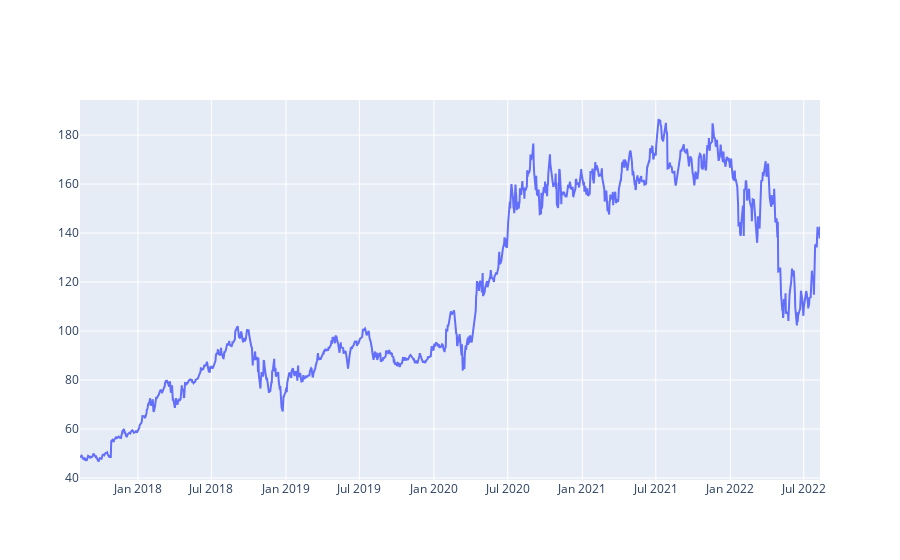

Write notebook code for a chart like this one.
### Code cell
# Disply last five years of Amazon stocks
amzn_fig = go.Figure(data=go.Scatter(x=hist.index,y=hist['Close'], mode='lines'))
amzn_fig.show()

### Figure 1 — Plotly figure (JSON) as saved in the notebook; plotly's stock layout.template omitted (floating-point values rounded to 4 significant figures; data arrays with more than 128 entries replaced by an {"elided": "..."} marker saying what was removed)
{"data": [{"mode": "lines", "type": "scatter", "x": {"elided": "1258 str values"}, "y": {"elided": "1258 float values"}}], "layout": {}}
